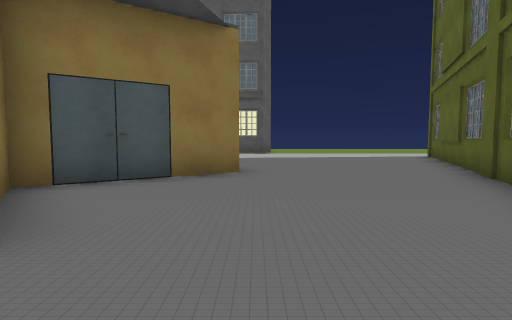
view 1 (above)

12 first-person views from a walk through a scene from a Unity 3-D project. The camera is 1.3 m above the floor, tilts 4° down and sees 80° across. The floor is counted in squares, 2 m on a side. Each view is taken from the middle of a square. On the plan, view 1 faces up. The plan holds only what a view shows up to about 10 squares ahead; the rest is blank. The place goes on beyond the plan. The player character is not drawn. Some animated figures are not drawn.

view 2
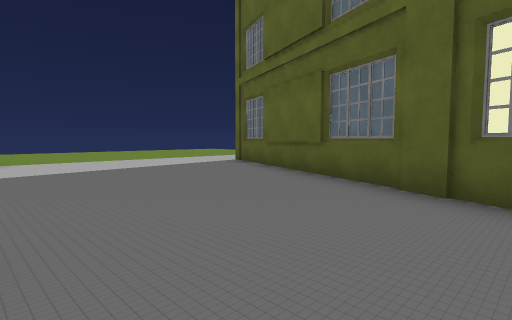

view 3
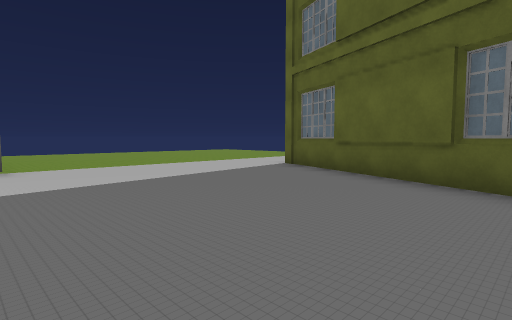

view 4
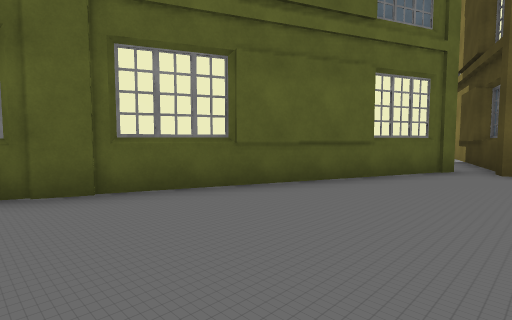

view 5
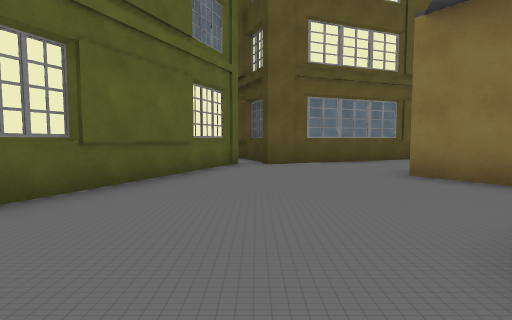

view 6
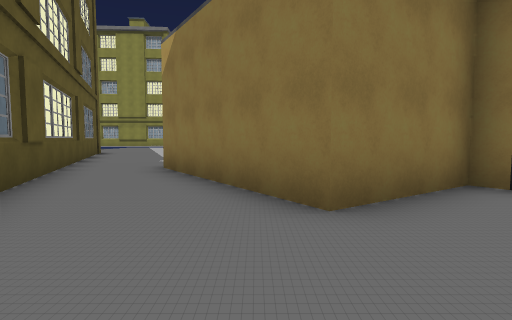

view 7
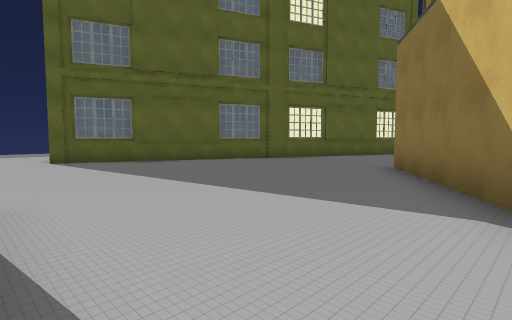

view 8
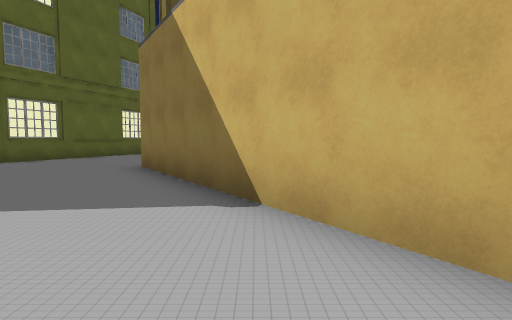

view 9
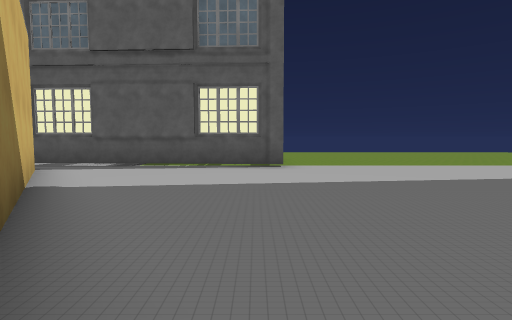

view 10
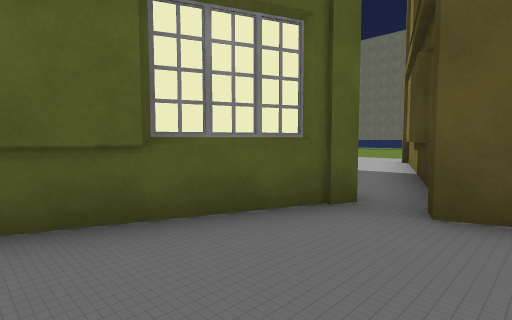

view 11
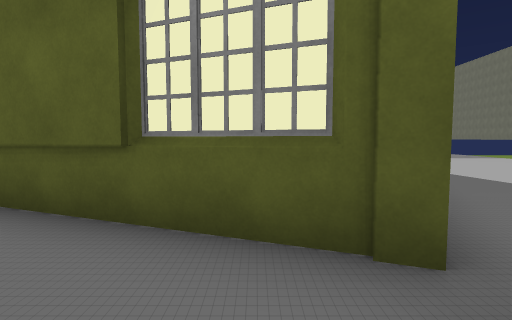

view 12
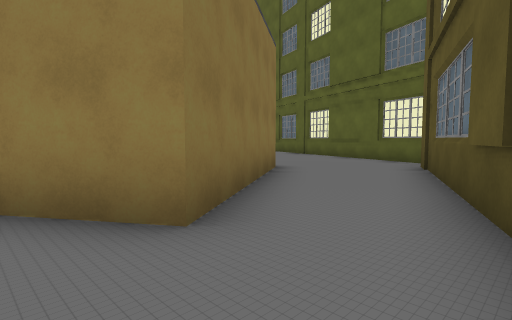

### Floor plan
Key: @ floor where view 1 was taken; # wall or solid block; . main floor; - floor 0.5 m lower than the main floor; B building.
Columns run from 9 left of view 1 to 5 right of it. Each row starts with its distance up from view 1.
 18           --
 17           ---
 16           ---
 15
 14     ##
 13     ....##.....
 12     #..........
 11     ##.........
 10      ##........
  9       #........
  8       ##......#
  7        ##.....#
  6        ##.....#
  5       ##.....##
  4       #......#
  3       #.....##
  2       ##....#
  1      ##.....#
  0   .###...@.B
 -1   .#.....#.#
 -2 .......####..
 -3 ....####  #....
 -4 .####     ##...
 -5 ##         #.
 -6            #..
 -7            ##.

Positions as (right, up) in squares from view 1, and headings:
1: (0, 0), facing up
2: (0, 4), facing up-right
3: (0, 6), facing up-right
4: (0, 6), facing down-right
5: (1, 7), facing down
6: (1, 1), facing left
7: (-3, 13), facing down-right
8: (-3, 13), facing down
9: (0, 6), facing up
10: (0, 2), facing down-right
11: (0, 0), facing right
12: (-7, -3), facing up-right
